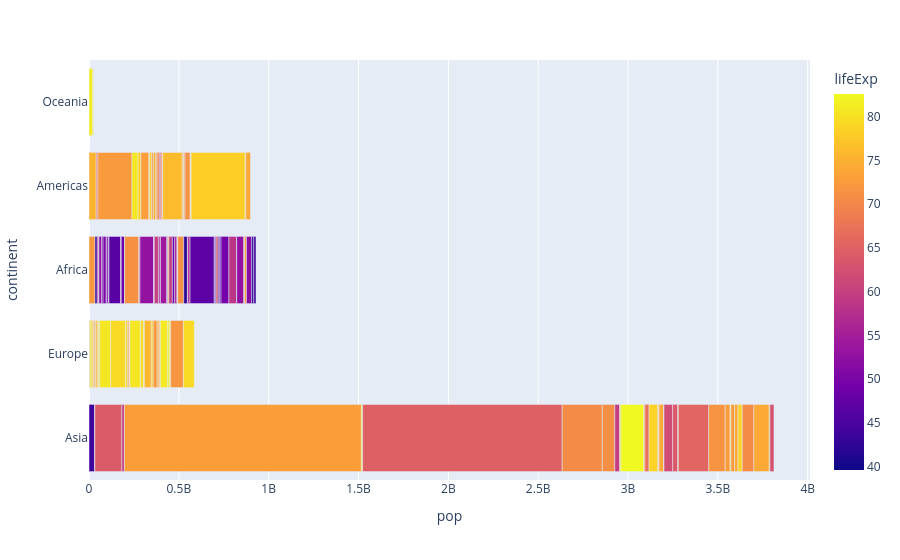

Source (notebook cell):
### Markdown cell above
### Bar chart and stacked bar chart 
https://en.wikipedia.org/wiki/Bar_chart

### Code cell
# stacked bar chart
px.bar(
    df, 
    x="pop", 
    y="continent", 
    color="lifeExp", 
    hover_name="country"
)

### Figure 1 — Plotly figure (JSON) as saved in the notebook; plotly's stock layout.template omitted (floating-point values rounded to 4 significant figures; data arrays with more than 128 entries replaced by an {"elided": "..."} marker saying what was removed)
{"data": [{"alignmentgroup": "True", "hovertemplate": "<b>%{hovertext}</b><br><br>pop=%{x}<br>continent=%{y}<br>lifeExp=%{marker.color}<extra></extra>", "hovertext": {"elided": "142 str values"}, "legendgroup": "", "marker": {"color": {"elided": "142 float values"}, "coloraxis": "coloraxis", "pattern": {"shape": ""}}, "name": "", "offsetgroup": "", "orientation": "h", "showlegend": false, "textposition": "auto", "type": "bar", "x": {"elided": "142 int values"}, "xaxis": "x", "y": {"elided": "142 str values"}, "yaxis": "y"}], "layout": {"autosize": true, "barmode": "relative", "coloraxis": {"colorbar": {"title": {"text": "lifeExp"}}, "colorscale": [[0, "#0d0887"], [0.1111, "#46039f"], [0.2222, "#7201a8"], [0.3333, "#9c179e"], [0.4444, "#bd3786"], [0.5556, "#d8576b"], [0.6667, "#ed7953"], [0.7778, "#fb9f3a"], [0.8889, "#fdca26"], [1, "#f0f921"]]}, "legend": {"tracegroupgap": 0}, "margin": {"t": 60}, "xaxis": {"anchor": "y", "autorange": true, "domain": [0, 1], "range": [0, 4013000000.0], "title": {"text": "pop"}, "type": "linear"}, "yaxis": {"anchor": "x", "autorange": true, "domain": [0, 1], "range": [-0.5, 4.5], "title": {"text": "continent"}, "type": "category"}}}
